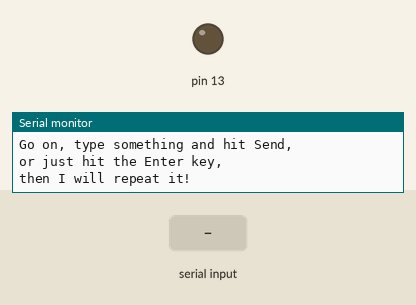
Simulated run of this sketch. Board: Arduino Uno, built with avr-gcc and run on an emulated ATmega328P. On the bench: output pins drawn as LEDs (lit = HIGH), the last lines printed to the serial monitor. The test bench sets the inputs (shaded band).

Above: at 1.2 s.
1.3 s: "h" received over Serial
At 2.1 s:
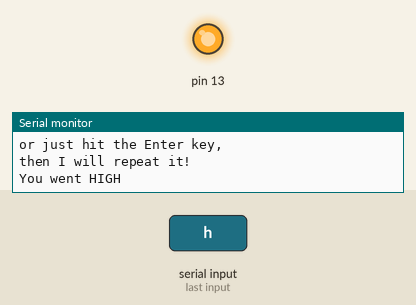
2.8 s: "l" received over Serial
At 3.2 s:
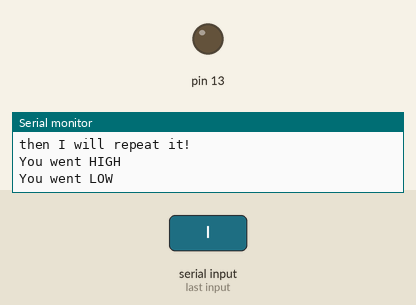
4.3 s: "H" received over Serial
At 5.5 s:
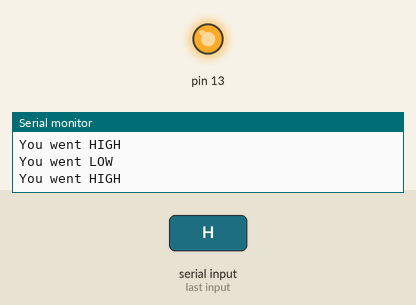
5.8 s: "L" received over Serial
At 6.7 s:
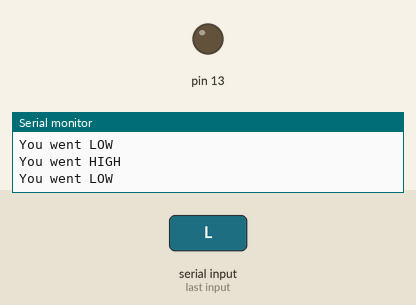
Timing chart, 0 to 8.3 s (numbered marks = the images above; inputs shaded):
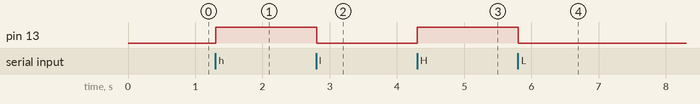

The sketch:

BT_TEST.ino
```cpp
String readString;
char c;
void setup()
{
 pinMode(13,OUTPUT);
 digitalWrite(13,LOW);
 Serial.begin(9600);
 Serial.println("OK then, you first, say something.....");
 Serial.println("Go on, type something and hit Send,");
 Serial.println("or just hit the Enter key,");
 Serial.println("then I will repeat it!");
 Serial.println("");
}
void loop() {
 while (Serial.available())
 {
   delay(3);
   c = Serial.read();
    if (c=='h'||c=='H'){
      digitalWrite(13,HIGH);
      Serial.println("You went HIGH");
    }
    if (c=='l'||c=='L'){
      digitalWrite(13,LOW);
      Serial.println("You went LOW");
    }
 }
}
```

Measured:
- after the input at 1.3 s, pin 13: LOW → HIGH at once
- after the input at 2.8 s, pin 13: HIGH → LOW at once
- after the input at 4.3 s, pin 13: LOW → HIGH at once
- after the input at 5.8 s, pin 13: HIGH → LOW at once
